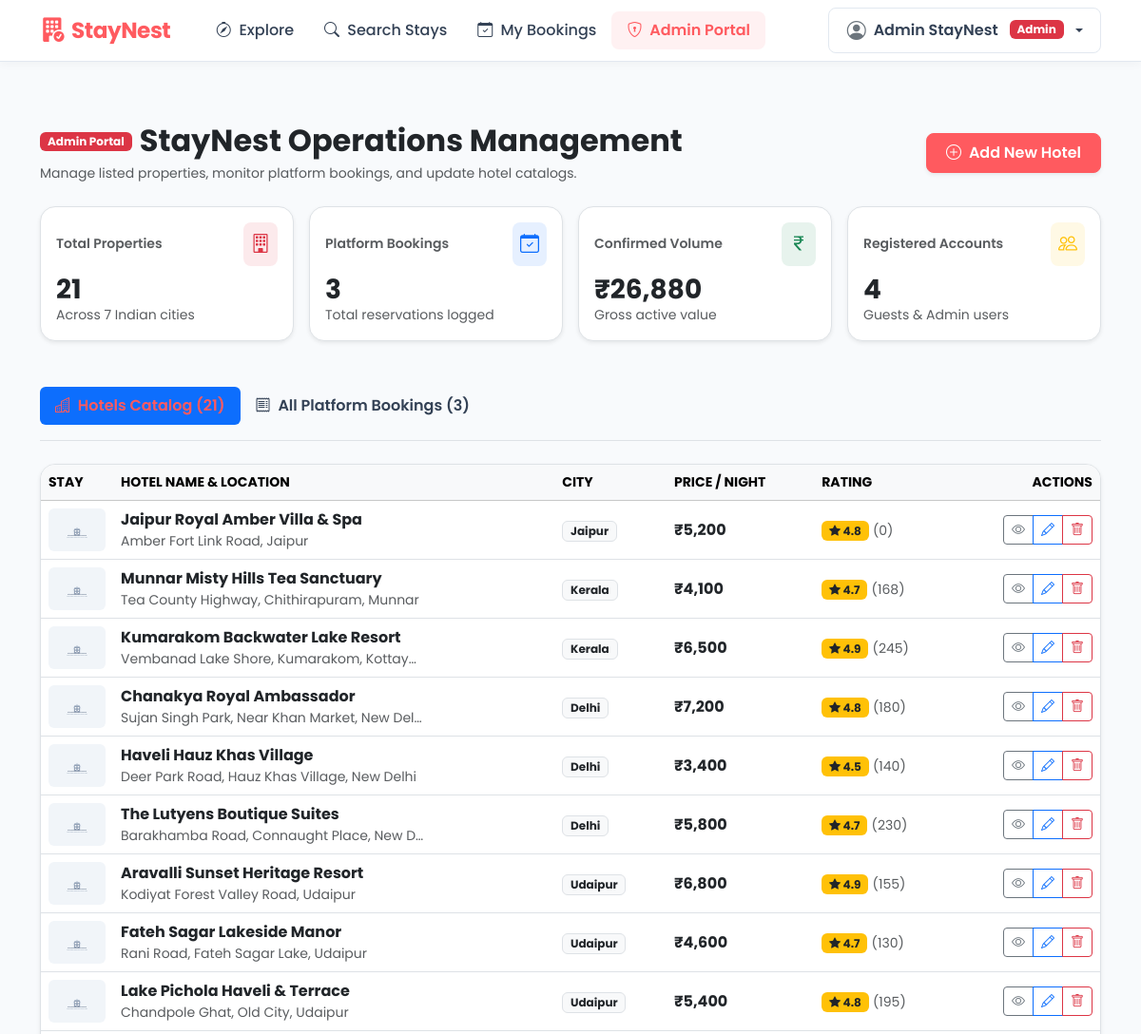
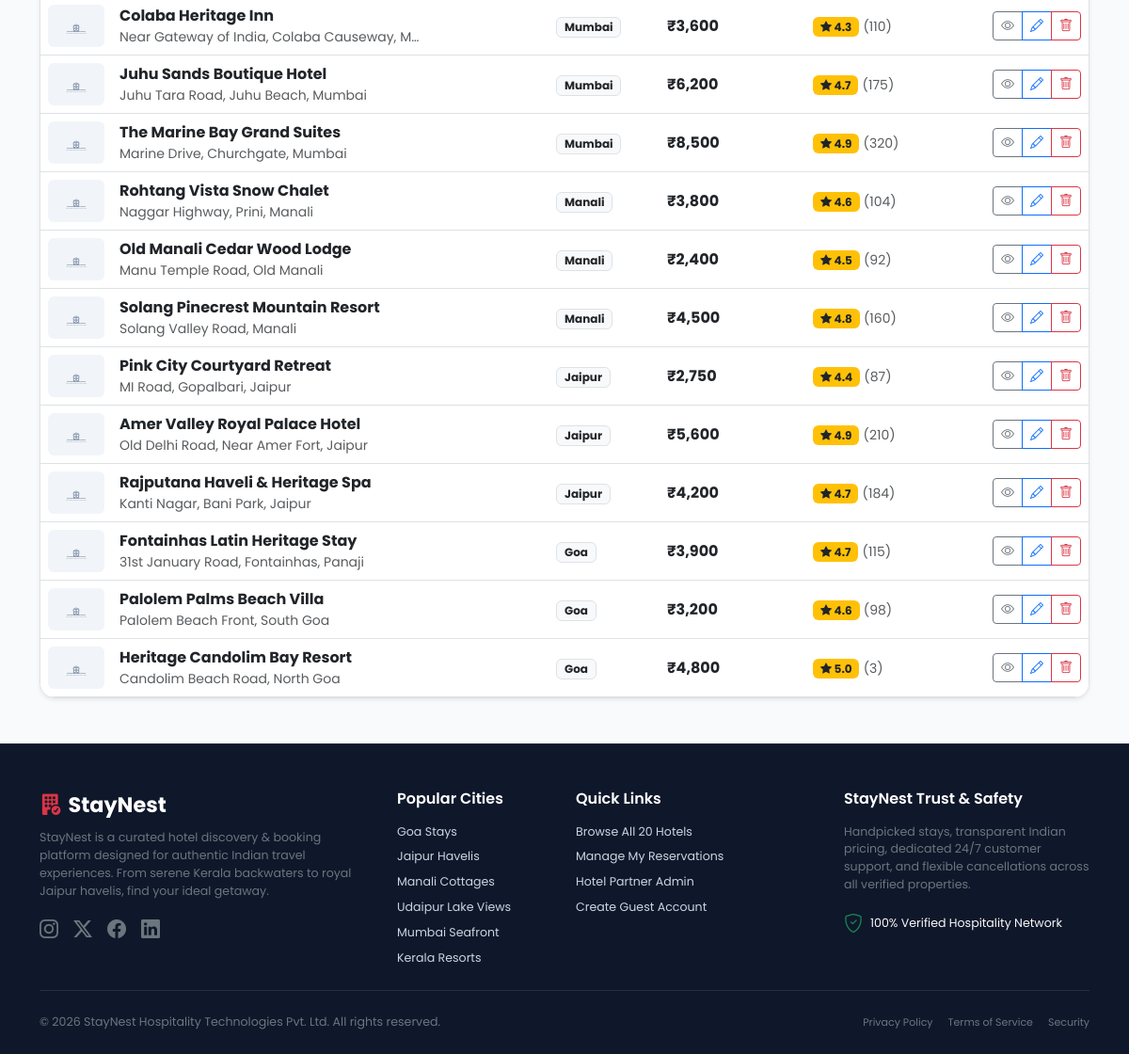
The page /admin (signed in) on the database its author committed (2 pictures, top to bottom).
### tables this page shows
CREATE TABLE hotels (
            id INTEGER PRIMARY KEY AUTOINCREMENT,
            name TEXT NOT NULL,
            city TEXT NOT NULL,
            address TEXT NOT NULL,
            description TEXT NOT NULL,
            price_per_night INTEGER NOT NULL,
            rating REAL NOT NULL,
            review_count INTEGER DEFAULT 0,
            amenities TEXT NOT NULL,
            image_main TEXT NOT NULL,
            images_extra TEXT NOT NULL,
            created_at TIMESTAMP DEFAULT CURRENT_TIMESTAMP
        );

### app.py (the view)
@app.route('/admin')
def admin_dashboard():
    if not session.get('is_admin'):
        flash('Access Denied: Administrator credentials required to access this portal.', 'danger')
        return redirect(url_for('login', next=request.url))
    conn = get_db()
    hotels = conn.execute('SELECT * FROM hotels ORDER BY id DESC').fetchall()
    bookings = conn.execute('''
        SELECT b.*, h.name as hotel_name, h.city
        FROM bookings b
        JOIN hotels h ON b.hotel_id = h.id
        ORDER BY b.id DESC
    ''').fetchall()
    hotel_count = len(hotels)
    booking_count = len(bookings)
    user_count = conn.execute('SELECT COUNT(*) FROM users').fetchone()[0]
    rev_row = conn.execute("SELECT SUM(total_price) FROM bookings WHERE status = 'Confirmed'").fetchone()
    total_revenue = rev_row[0] if rev_row and rev_row[0] else 0
    conn.close()
    return render_template(
        'admin_dashboard.html',
        hotels=hotels,
        bookings=bookings,
        hotel_count=hotel_count,
        booking_count=booking_count,
        user_count=user_count,
        total_revenue=total_revenue
    )

### app.py (called while the page is built)
def get_db():
    conn = sqlite3.connect(DATABASE_PATH)
    conn.row_factory = sqlite3.Row
    return conn

### templates/admin_dashboard.html (shortened to what this page needs)
{% extends 'base.html' %}
{% block content %}
<div class="container py-5">
  <div class="d-flex flex-column flex-md-row justify-content-between align-items-md-center mb-4 gap-3">
    <div>
      <div class="d-flex align-items-center gap-2 mb-1">
        <span class="badge bg-danger px-2 py-1">Admin Portal</span>
        <h2 class="fw-bold mb-0 text-dark">StayNest Operations Management</h2>
      </div>
      <p class="text-muted small mb-0">Manage listed properties, monitor platform bookings, and update hotel catalogs.</p>
    </div>
    <div>
      <a href="{{ url_for('admin_add_hotel') }}" class="btn btn-primary-staynest shadow-sm">
        <i class="bi bi-plus-circle me-1"></i> Add New Hotel
      </a>
    </div>
  </div>
  <div class="row g-3 mb-5">
    <div class="col-md-3 col-6">
      <div class="card border rounded-4 p-3 bg-white shadow-sm h-100">
        <div class="d-flex justify-content-between align-items-center mb-2">
          <span class="text-muted small fw-semibold">Total Properties</span>
          <div class="p-2 bg-danger bg-opacity-10 text-danger rounded-3 fs-5">
            <i class="bi bi-building"></i>
          </div>
        </div>
        <h3 class="fw-bold mb-0 text-dark">{{ hotel_count }}</h3>
        <small class="text-muted">Across 7 Indian cities</small>
      </div>
    </div>
    <div class="col-md-3 col-6">
      <div class="card border rounded-4 p-3 bg-white shadow-sm h-100">
        <div class="d-flex justify-content-between align-items-center mb-2">
          <span class="text-muted small fw-semibold">Platform Bookings</span>
          <div class="p-2 bg-primary bg-opacity-10 text-primary rounded-3 fs-5">
            <i class="bi bi-calendar-check"></i>
          </div>
        </div>
        <h3 class="fw-bold mb-0 text-dark">{{ booking_count }}</h3>
        <small class="text-muted">Total reservations logged</small>
      </div>
    </div>
    <div class="col-md-3 col-6">
      <div class="card border rounded-4 p-3 bg-white shadow-sm h-100">
        <div class="d-flex justify-content-between align-items-center mb-2">
          <span class="text-muted small fw-semibold">Confirmed Volume</span>
          <div class="p-2 bg-success bg-opacity-10 text-success rounded-3 fs-5">
            <i class="bi bi-currency-rupee"></i>
          </div>
        </div>
        <h3 class="fw-bold mb-0 text-dark">₹{{ "{:,}".format(total_revenue) }}</h3>
        <small class="text-muted">Gross active value</small>
      </div>
    </div>
    <div class="col-md-3 col-6">
      <div class="card border rounded-4 p-3 bg-white shadow-sm h-100">
        <div class="d-flex justify-content-between align-items-center mb-2">
          <span class="text-muted small fw-semibold">Registered Accounts</span>
          <div class="p-2 bg-warning bg-opacity-10 text-warning rounded-3 fs-5">
            <i class="bi bi-people"></i>
          </div>
        </div>
        <h3 class="fw-bold mb-0 text-dark">{{ user_count }}</h3>
        <small class="text-muted">Guests & Admin users</small>
      </div>
    </div>
  </div>
  <ul class="nav nav-pills mb-4 border-bottom pb-3" id="adminTabs" role="tablist">
    <li class="nav-item" role="presentation">
      <button class="nav-link active fw-semibold" id="hotels-tab" data-bs-toggle="pill" data-bs-target="#hotels-pane" type="button" role="tab">
        <i class="bi bi-buildings me-1"></i> Hotels Catalog ({{ hotel_count }})
      </button>
    </li>
    <li class="nav-item" role="presentation">
      <button class="nav-link fw-semibold" id="bookings-tab" data-bs-toggle="pill" data-bs-target="#bookings-pane" type="button" role="tab">
        <i class="bi bi-receipt me-1"></i> All Platform Bookings ({{ booking_count }})
      </button>
    </li>
  </ul>
  <div class="tab-content" id="adminTabsContent">
    <div class="tab-pane fade show active" id="hotels-pane" role="tabpanel" tabindex="0">
      <div class="card border rounded-4 shadow-sm bg-white overflow-hidden">
        <div class="table-responsive">
          <table class="table table-hover align-middle mb-0">
            <thead class="table-light small text-uppercase text-secondary">
              <tr>
                <th scope="col" style="width: 70px;">Stay</th>
                <th scope="col">Hotel Name & Location</th>
                <th scope="col">City</th>
                <th scope="col">Price / Night</th>
                <th scope="col">Rating</th>
                <th scope="col" class="text-end">Actions</th>
              </tr>
            </thead>
            <tbody>
              {% for h in hotels %}
              <tr>
                <td>
                  <img src="{{ h['image_main'] }}" alt="{{ h['name'] }}" class="rounded-2" style="width: 60px; height: 45px; object-fit: cover;" onerror="this.onerror=null;this.src='/static/images/hotel_placeholder.svg';">
                </td>
                <td>
                  <div class="fw-bold text-dark">{{ h['name'] }}</div>
                  <small class="text-muted text-truncate d-block" style="max-width: 320px;">{{ h['address'] }}</small>
                </td>
                <td>
                  <span class="badge bg-light text-dark border">{{ h['city'] }}</span>
                </td>
                <td>
                  <strong class="text-dark">₹{{ "{:,}".format(h['price_per_night']) }}</strong>
                </td>
                <td>
                  <span class="badge bg-warning text-dark">
                    <i class="bi bi-star-fill"></i> {{ "%.1f"|format(h['rating']) }}
                  </span>
                  <small class="text-muted">({{ h['review_count'] }})</small>
                </td>
                <td class="text-end">
                  <div class="btn-group btn-group-sm">
                    <a href="{{ url_for('hotel_detail', hotel_id=h['id']) }}" class="btn btn-outline-secondary" title="View Public Page" target="_blank">
                      <i class="bi bi-eye"></i>
                    </a>
                    <a href="{{ url_for('admin_edit_hotel', hotel_id=h['id']) }}" class="btn btn-outline-primary" title="Edit Hotel">
                      <i class="bi bi-pencil"></i>
                    </a>
                    <button type="button" class="btn btn-outline-danger" data-bs-toggle="modal" data-bs-target="#deleteHotelModal_{{ h['id'] }}" title="Delete Hotel">
                      <i class="bi bi-trash"></i>
                    </button>
                  </div>
                </td>
              </tr>
              {% endfor %}
            </tbody>
          </table>
        </div>
      </div>
    </div>
  </div>
</div>
{% endblock %}

### static/css/style.css (style rules this page uses)
:root { --primary-color: #FF5A5F; --primary-hover: #E0484D; --primary-light: #FFF1F2; --primary-border: #FECDD3; --text-dark: #0F172A; --text-muted: #64748B; --text-light: #94A3B8; --bg-page: #F8FAFC; --bg-card: #FFFFFF; --border-color: #E2E8F0; --border-light: #F1F5F9; --shadow-sm: 0 1px 3px rgba(0, 0, 0, 0.06); --shadow-md: 0 4px 14px rgba(0, 0, 0, 0.08); --shadow-lg: 0 10px 30px rgba(0, 0, 0, 0.12); --radius-sm: 8px; --radius-md: 12px; --radius-lg: 16px; --radius-pill: 999px; }
body { font-family: 'Poppins', -apple-system, BlinkMacSystemFont, 'Segoe UI', Roboto, sans-serif; color: var(--text-dark); background-color: var(--bg-page); min-height: 100vh; display: flex; flex-direction: column; }
.nav-link { font-weight: 500; color: #334155 !important; padding: 0.5rem 1rem !important; border-radius: var(--radius-sm); transition: all 0.2s ease; }
.nav-link:hover, .nav-link.active { color: var(--primary-color) !important; background-color: var(--primary-light); }
.btn-primary-staynest { background-color: var(--primary-color); border-color: var(--primary-color); color: #ffffff; font-weight: 600; border-radius: var(--radius-sm); padding: 0.5rem 1.25rem; transition: all 0.2s ease; }

### rows shown on the page
hotels: name "Jaipur Royal Amber Villa & Spa", address "Amber Fort Link Road, Jaipur", city "Jaipur", price_per_night "5,200", rating "4.8", review_count "0"
hotels: name "Munnar Misty Hills Tea Sanctuary", address "Tea County Highway, Chithirapuram, Munnar", city "Kerala", price_per_night "4,100", rating "4.7", review_count "168"
hotels: name "Kumarakom Backwater Lake Resort", address "Vembanad Lake Shore, Kumarakom, Kottay…", city "Kerala", price_per_night "6,500", rating "4.9", review_count "245"
hotels: name "Chanakya Royal Ambassador", address "Sujan Singh Park, Near Khan Market, New Delhi", city "Delhi", price_per_night "7,200", rating "4.8", review_count "180"
hotels: name "Haveli Hauz Khas Village", address "Deer Park Road, Hauz Khas Village, New Delhi", city "Delhi", price_per_night "3,400", rating "4.5", review_count "140"
hotels: name "The Lutyens Boutique Suites", address "Barakhamba Road, Connaught Place, New D…", city "Delhi", price_per_night "5,800", rating "4.7", review_count "230"
hotels: name "Aravalli Sunset Heritage Resort", address "Kodiyat Forest Valley Road, Udaipur", city "Udaipur", price_per_night "6,800", rating "4.9", review_count "155"
hotels: name "Fateh Sagar Lakeside Manor", address "Rani Road, Fateh Sagar Lake, Udaipur", city "Udaipur", price_per_night "4,600", rating "4.7", review_count "130"
hotels: name "Lake Pichola Haveli & Terrace", address "Chandpole Ghat, Old City, Udaipur", city "Udaipur", price_per_night "5,400", rating "4.8", review_count "195"
hotels: name "Colaba Heritage Inn", address "Near Gateway of India, Colaba Causeway, M…", city "Mumbai", price_per_night "3,600", rating "4.3", review_count "110"
hotels: name "Juhu Sands Boutique Hotel", address "Juhu Tara Road, Juhu Beach, Mumbai", city "Mumbai", price_per_night "6,200", rating "4.7", review_count "175"
hotels: name "The Marine Bay Grand Suites", address "Marine Drive, Churchgate, Mumbai", city "Mumbai", price_per_night "8,500", rating "4.9", review_count "320"
hotels: name "Rohtang Vista Snow Chalet", address "Naggar Highway, Prini, Manali", city "Manali", price_per_night "3,800", rating "4.6", review_count "104"
hotels: name "Old Manali Cedar Wood Lodge", address "Manu Temple Road, Old Manali", city "Manali", price_per_night "2,400", rating "4.5", review_count "92"
hotels: name "Solang Pinecrest Mountain Resort", address "Solang Valley Road, Manali", city "Manali", price_per_night "4,500", rating "4.8", review_count "160"
hotels: name "Pink City Courtyard Retreat", address "MI Road, Gopalbari, Jaipur", city "Jaipur", price_per_night "2,750", rating "4.4", review_count "87"
hotels: name "Amer Valley Royal Palace Hotel", address "Old Delhi Road, Near Amer Fort, Jaipur", city "Jaipur", price_per_night "5,600", rating "4.9", review_count "210"
hotels: name "Rajputana Haveli & Heritage Spa", address "Kanti Nagar, Bani Park, Jaipur", city "Jaipur", price_per_night "4,200", rating "4.7", review_count "184"
hotels: name "Fontainhas Latin Heritage Stay", address "31st January Road, Fontainhas, Panaji", city "Goa", price_per_night "3,900", rating "4.7", review_count "115"
hotels: name "Palolem Palms Beach Villa", address "Palolem Beach Front, South Goa", city "Goa", price_per_night "3,200", rating "4.6", review_count "98"
hotels: name "Heritage Candolim Bay Resort", address "Candolim Beach Road, North Goa", city "Goa", price_per_night "4,800", rating "5.0", review_count "3"

### other values the page prints
{{ session.get('user_name', 'Account') }} "Admin StayNest"
{{ hotel_count }} "21"
{{ booking_count }} "3"
{{ "{:,}".format(total_revenue) }} "26,880"
{{ user_count }} "4"
